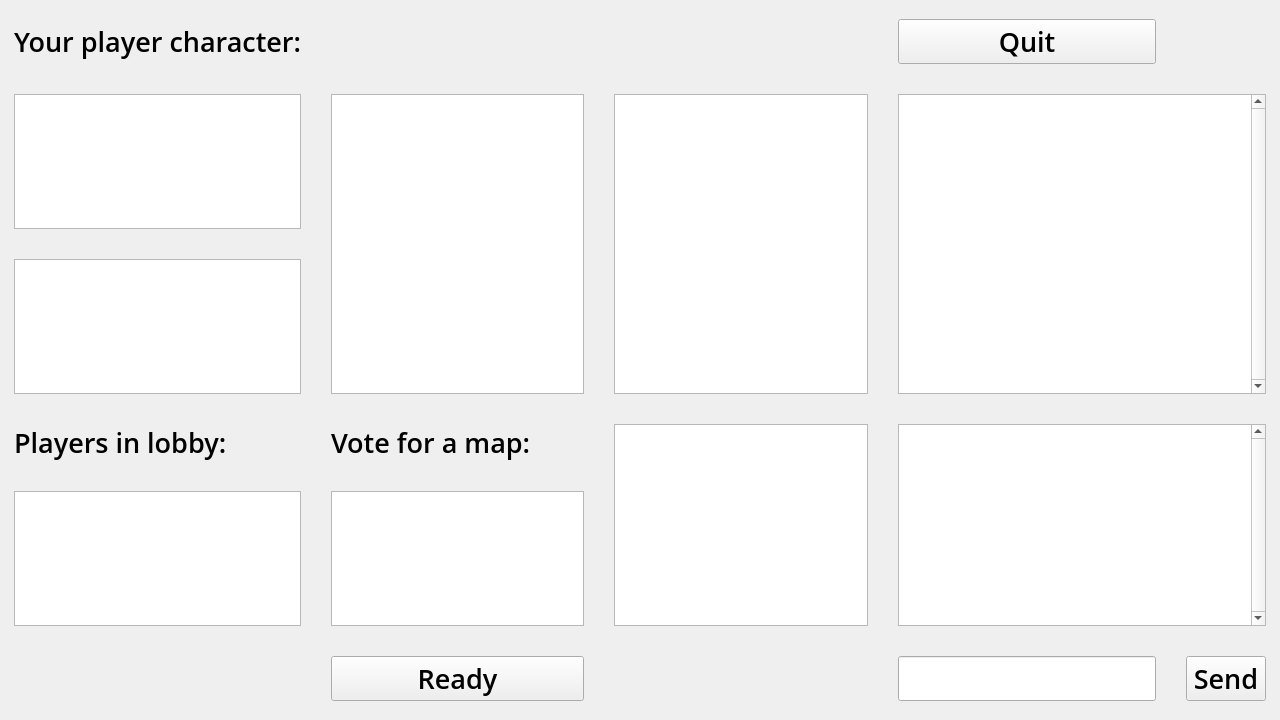
<?xml version="1.0" encoding="UTF-8"?>
<ui version="4.0">
 <class>LobbyWindow</class>
 <widget class="QMainWindow" name="LobbyWindow">
  <property name="geometry">
   <rect>
    <x>0</x>
    <y>0</y>
    <width>1280</width>
    <height>720</height>
   </rect>
  </property>
  <property name="font">
   <font>
    <family>Open Sans Semibold</family>
    <pointsize>20</pointsize>
    <weight>50</weight>
    <bold>false</bold>
   </font>
  </property>
  <property name="windowTitle">
   <string>MainWindow</string>
  </property>
  <widget class="QWidget" name="centralwidget">
   <layout class="QGridLayout" name="gridLayout_2">
    <item row="0" column="0">
     <layout class="QGridLayout" name="gridLayout">
      <property name="leftMargin">
       <number>5</number>
      </property>
      <property name="topMargin">
       <number>10</number>
      </property>
      <property name="rightMargin">
       <number>5</number>
      </property>
      <property name="bottomMargin">
       <number>10</number>
      </property>
      <property name="spacing">
       <number>30</number>
      </property>
      <item row="3" column="2" rowspan="2">
       <widget class="QTextEdit" name="map_edit"/>
      </item>
      <item row="1" column="2" rowspan="2">
       <widget class="QGraphicsView" name="mapView"/>
      </item>
      <item row="1" column="1" rowspan="2">
       <widget class="QGraphicsView" name="characterView">
        <property name="autoFillBackground">
         <bool>false</bool>
        </property>
       </widget>
      </item>
      <item row="2" column="0">
       <widget class="QTextEdit" name="character_edit"/>
      </item>
      <item row="4" column="1">
       <widget class="QListWidget" name="mapList">
        <property name="font">
         <font>
          <pointsize>20</pointsize>
         </font>
        </property>
       </widget>
      </item>
      <item row="5" column="4">
       <widget class="QPushButton" name="send_button">
        <property name="font">
         <font>
          <family>Open Sans Semibold</family>
          <pointsize>20</pointsize>
          <weight>50</weight>
          <bold>false</bold>
         </font>
        </property>
        <property name="text">
         <string>Send</string>
        </property>
       </widget>
      </item>
      <item row="0" column="0">
       <widget class="QLabel" name="characterlabel">
        <property name="font">
         <font>
          <pointsize>20</pointsize>
          <weight>50</weight>
          <bold>false</bold>
         </font>
        </property>
        <property name="text">
         <string>Your player character:</string>
        </property>
       </widget>
      </item>
      <item row="1" column="3" rowspan="2" colspan="2">
       <widget class="QTextEdit" name="log_edit">
        <property name="font">
         <font>
          <family>Sans Serif</family>
          <pointsize>9</pointsize>
          <weight>50</weight>
          <italic>false</italic>
          <bold>false</bold>
         </font>
        </property>
        <property name="styleSheet">
         <string notr="true">font: 9pt &quot;Sans Serif&quot;;</string>
        </property>
        <property name="verticalScrollBarPolicy">
         <enum>Qt::ScrollBarAlwaysOn</enum>
        </property>
        <property name="horizontalScrollBarPolicy">
         <enum>Qt::ScrollBarAlwaysOff</enum>
        </property>
        <property name="autoFormatting">
         <set>QTextEdit::AutoNone</set>
        </property>
        <property name="readOnly">
         <bool>false</bool>
        </property>
       </widget>
      </item>
      <item row="3" column="3" rowspan="2" colspan="2">
       <widget class="QTextEdit" name="chat_edit">
        <property name="font">
         <font>
          <family>Open Sans Semibold</family>
          <weight>50</weight>
          <bold>false</bold>
         </font>
        </property>
        <property name="verticalScrollBarPolicy">
         <enum>Qt::ScrollBarAlwaysOn</enum>
        </property>
        <property name="horizontalScrollBarPolicy">
         <enum>Qt::ScrollBarAlwaysOff</enum>
        </property>
       </widget>
      </item>
      <item row="3" column="0">
       <widget class="QLabel" name="user_label">
        <property name="font">
         <font>
          <pointsize>20</pointsize>
         </font>
        </property>
        <property name="text">
         <string>Players in lobby:</string>
        </property>
       </widget>
      </item>
      <item row="4" column="0">
       <widget class="QListView" name="userlist">
        <property name="font">
         <font>
          <pointsize>20</pointsize>
         </font>
        </property>
       </widget>
      </item>
      <item row="3" column="1">
       <widget class="QLabel" name="map_label">
        <property name="font">
         <font>
          <pointsize>20</pointsize>
          <weight>50</weight>
          <bold>false</bold>
         </font>
        </property>
        <property name="styleSheet">
         <string notr="true"/>
        </property>
        <property name="text">
         <string>Vote for a map:</string>
        </property>
       </widget>
      </item>
      <item row="1" column="0">
       <widget class="QListWidget" name="characterList">
        <property name="font">
         <font>
          <pointsize>20</pointsize>
         </font>
        </property>
        <property name="currentRow">
         <number>-1</number>
        </property>
        <property name="sortingEnabled">
         <bool>false</bool>
        </property>
       </widget>
      </item>
      <item row="5" column="1">
       <widget class="QPushButton" name="readyButton">
        <property name="font">
         <font>
          <pointsize>20</pointsize>
         </font>
        </property>
        <property name="styleSheet">
         <string notr="true"/>
        </property>
        <property name="text">
         <string>Ready</string>
        </property>
       </widget>
      </item>
      <item row="0" column="3">
       <widget class="QPushButton" name="quitButton">
        <property name="font">
         <font>
          <pointsize>20</pointsize>
         </font>
        </property>
        <property name="text">
         <string>Quit</string>
        </property>
       </widget>
      </item>
      <item row="5" column="3">
       <widget class="QLineEdit" name="chat_line">
        <property name="sizePolicy">
         <sizepolicy hsizetype="Expanding" vsizetype="Maximum">
          <horstretch>0</horstretch>
          <verstretch>0</verstretch>
         </sizepolicy>
        </property>
       </widget>
      </item>
     </layout>
    </item>
   </layout>
  </widget>
 </widget>
 <resources/>
 <connections/>
</ui>
